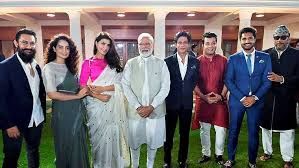
#> input picture photo5.jpg, 299 x 168 px
$ jupyter execute Demo3.ipynb
#> lines starting #> are read from the running program, lines starting #| are printed output that depends on the picture; after the words box and inside, x2 and y2 are one past the last pixel; in counts of white or black regions, pixels touching at a corner belong together
[cell 1]
import cv2
import numpy as np

[cell 2]
img = cv2.imread('photo5.jpg',1)
#> img is the input picture: shape (168, 299, 3); mean B, G, R 104.7, 104, 111.2
img = cv2.resize(img,(img.shape[0]*8,img.shape[1]*3))
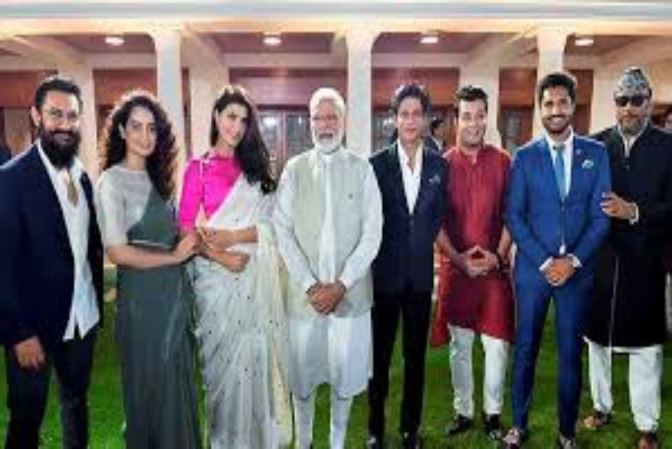
#> img: shape (897, 1344, 3) (shown at 1/2 size); mean B, G, R 104.6, 103.9, 111.1

[cell 3]
print(img.shape)
#| (897, 1344, 3)

[cell 4]
cv2.imshow('photo',img)
cv2.waitKey(0)
cv2.destroyAllWindows()

[cell 5]
img2 = img.copy()

[cell 6]
face_cascade = cv2.CascadeClassifier("haarcascade_frontalface_default.xml")

[cell 7]
gray = cv2.cvtColor(img,cv2.COLOR_BGR2GRAY)
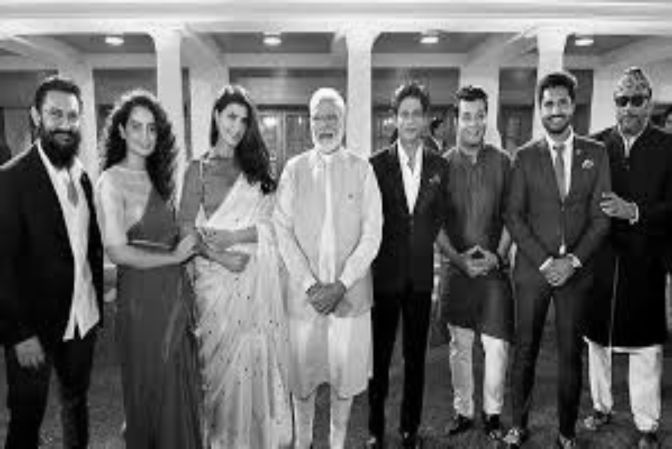
#> gray: shape (897, 1344) (shown at 1/2 size); min 0, max 254, mean 106.1

[cell 8]
face_coord = face_cascade.detectMultiScale(gray,scaleFactor=1.1,minNeighbors = 5)
#> face_coord = [[785, 201, 73, 73], [1071, 175, 85, 85], [1210, 166, 99, 99], [907, 203, 81, 81], [611, 206, 79, 79], [244, 224, 85, 85], [433, 206, 80, 80], [75, 189, 106, 106]]

[cell 9]
print(face_coord)
#| [[ 785  201   73   73]
#|  [1071  175   85   85]
#|  [1210  166   99   99]
#|  [ 907  203   81   81]
#|  [ 611  206   79   79]
#|  [ 244  224   85   85]
#|  [ 433  206   80   80]
#|  [  75  189  106  106]]

[cell 10]
face_dims = []
for x,y,w,h in face_coord:
    face_dims.append((w,h))
#> this loop made 8 passes
#> after the loop, face_dims = [(73, 73), (85, 85), (99, 99), (81, 81), (79, 79), (85, 85), (80, 80), (106, 106)]
print(face_dims)
#| [(73, 73), (85, 85), (99, 99), (81, 81), (79, 79), (85, 85), (80, 80), (106, 106)]

[cell 11]
for x,y,w,h in face_coord:
    cv2.rectangle(img,(x,y),(x+w,y+h),(0,0,255),1)
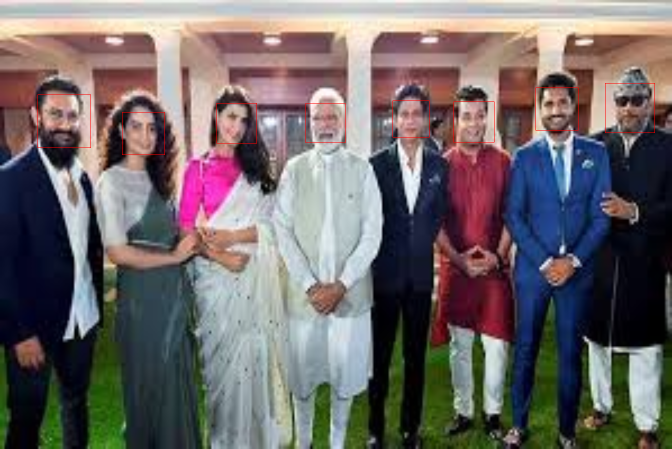
#> img: shape (897, 1344, 3) (shown at 1/2 size); 0.23% of pixels changed, all inside (x1, y1, x2, y2) = (75, 166, 1310, 310)

[cell 12]
cv2.imshow('faces',img)
cv2.waitKey(0)
cv2.destroyAllWindows()

[cell 13]
blank_dim = (max([face_dims[i][1] for i in range(len(face_dims))])+5,sum([face_dims[i][0] for i in range(len(face_dims))])+5)
#> blank_dim = (111, 693)

[cell 14]
blank_dim
#> Out = (111, 693)

[cell 15]
mat = np.zeros(blank_dim)

[cell 16]
cv2.imwrite('blankscreen.jpg',mat)
mat = cv2.imread('blankscreen.jpg',1)
#> mat: shape (111, 693, 3); every value is 0

[cell 17]
i = j = 0
for x,y,w,h in face_coord:
    for a in range(x,x+w):
        j = 0
        for b in range(y,y+h):
            mat[j,i] = img2[b-1,a-1]
            j = j+1
        i = i+1
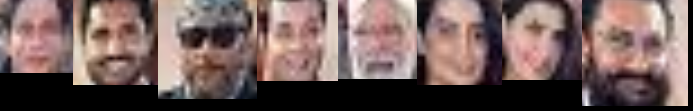
#> mat: shape (111, 693, 3); mean B, G, R 91.9, 94.9, 116
#> after the loop, i = 688

$ run again, with photo4.jpg copied over photo5.jpg
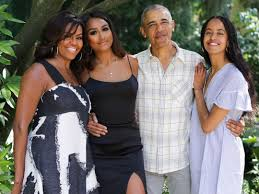
#> input picture photo4.jpg, 259 x 194 px
#> img is the input picture: shape (194, 259, 3); mean B, G, R 106.5, 111.8, 117.6
#| (777, 1552, 3)
#> face_coord = [[1421, 488, 53, 53], [85, 714, 56, 56], [869, 551, 83, 83], [1211, 74, 157, 157], [873, 27, 168, 168], [518, 60, 167, 167]]
#| [[1421  488   53   53]
#|  [  85  714   56   56]
#|  [ 869  551   83   83]
#|  [1211   74  157  157]
#|  [ 873   27  168  168]
#|  [ 518   60  167  167]]
#> the loop `for x,y,w,h in face_coord:` made 6 passes
#> after the loop `for x,y,w,h in face_coord:`: face_dims = [(53, 53), (56, 56), (83, 83), (157, 157), (168, 168), (167, 167)]
#| [(53, 53), (56, 56), (83, 83), (157, 157), (168, 168), (167, 167)]
#> after the loop `for x,y,w,h in face_coord:`:
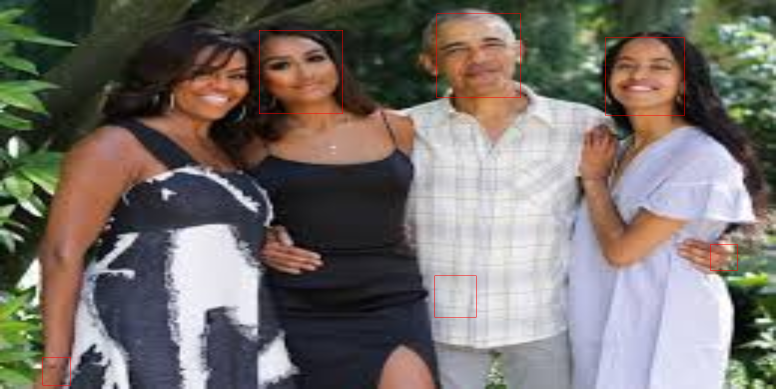
#> img: shape (777, 1552, 3) (shown at 1/2 size); mean B, G, R 106.2, 111.5, 117.8
#> blank_dim = (173, 689)
#> after the loop `for x,y,w,h in face_coord:`:
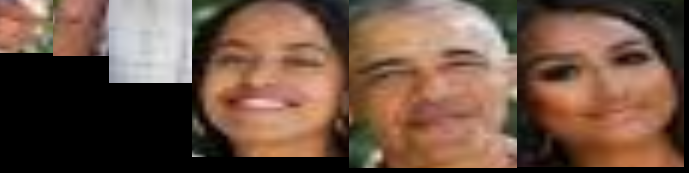
#> mat: shape (173, 689, 3); mean B, G, R 67.9, 83.3, 110.9
#> after the loop `for x,y,w,h in face_coord:`: i = 684
